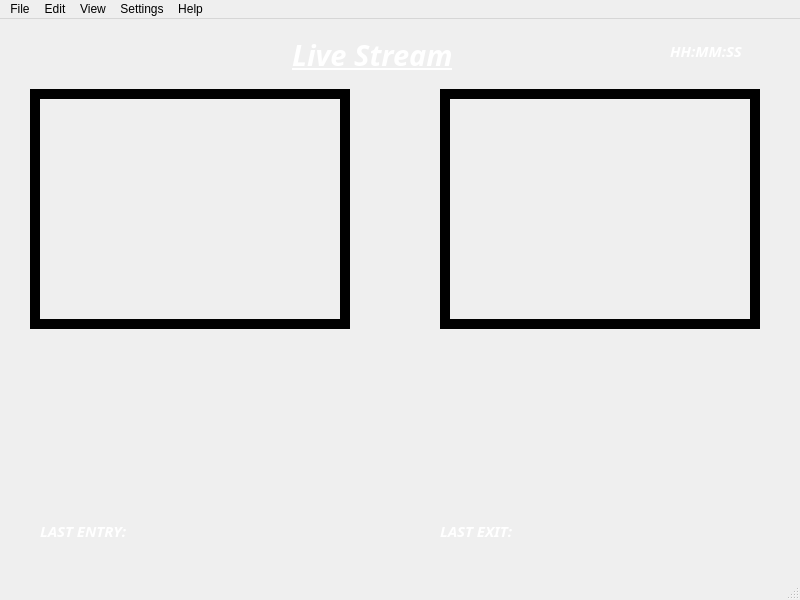
<?xml version="1.0" encoding="UTF-8"?>
<ui version="4.0">
 <class>MainWindow</class>
 <widget class="QMainWindow" name="MainWindow">
  <property name="geometry">
   <rect>
    <x>0</x>
    <y>0</y>
    <width>800</width>
    <height>600</height>
   </rect>
  </property>
  <property name="maximumSize">
   <size>
    <width>800</width>
    <height>600</height>
   </size>
  </property>
  <property name="windowTitle">
   <string>Autologging Attendance System</string>
  </property>
  <property name="windowIcon">
   <iconset>
    <normaloff>:/newPrefix/Downloads/index.jpeg</normaloff>:/newPrefix/Downloads/index.jpeg</iconset>
  </property>
  <property name="windowOpacity">
   <double>37.000000000000000</double>
  </property>
  <property name="styleSheet">
   <string notr="true">background-image: url(:/pics/pics/bg10.jpg);</string>
  </property>
  <widget class="QWidget" name="centralwidget">
   <widget class="QLabel" name="ExitStream">
    <property name="geometry">
     <rect>
      <x>440</x>
      <y>70</y>
      <width>320</width>
      <height>240</height>
     </rect>
    </property>
    <property name="font">
     <font>
      <family>Purisa</family>
      <pointsize>11</pointsize>
      <weight>50</weight>
      <italic>true</italic>
      <bold>false</bold>
     </font>
    </property>
    <property name="statusTip">
     <string>Live Stream Exit Video</string>
    </property>
    <property name="frameShape">
     <enum>QFrame::Box</enum>
    </property>
    <property name="frameShadow">
     <enum>QFrame::Plain</enum>
    </property>
    <property name="lineWidth">
     <number>10</number>
    </property>
    <property name="text">
     <string/>
    </property>
    <property name="pixmap">
     <pixmap resource="myResources.qrc">:/pics/pics/c1.jpg</pixmap>
    </property>
    <property name="scaledContents">
     <bool>true</bool>
    </property>
   </widget>
   <widget class="QLabel" name="EntryImage">
    <property name="geometry">
     <rect>
      <x>25</x>
      <y>330</y>
      <width>150</width>
      <height>150</height>
     </rect>
    </property>
    <property name="font">
     <font>
      <family>Purisa</family>
      <pointsize>11</pointsize>
      <weight>50</weight>
      <italic>true</italic>
      <bold>false</bold>
     </font>
    </property>
    <property name="statusTip">
     <string>Detection at the Entrance</string>
    </property>
    <property name="styleSheet">
     <string notr="true"/>
    </property>
    <property name="text">
     <string/>
    </property>
    <property name="pixmap">
     <pixmap resource="myResources.qrc">:/pics/pics/unknown.jpg</pixmap>
    </property>
    <property name="scaledContents">
     <bool>true</bool>
    </property>
   </widget>
   <widget class="QLabel" name="ExitImage">
    <property name="geometry">
     <rect>
      <x>420</x>
      <y>320</y>
      <width>150</width>
      <height>150</height>
     </rect>
    </property>
    <property name="font">
     <font>
      <family>Purisa</family>
      <pointsize>11</pointsize>
      <weight>50</weight>
      <italic>true</italic>
      <bold>false</bold>
     </font>
    </property>
    <property name="statusTip">
     <string>Detection at the Exit</string>
    </property>
    <property name="styleSheet">
     <string notr="true">image: url(:/pics/none.png);</string>
    </property>
    <property name="text">
     <string/>
    </property>
    <property name="pixmap">
     <pixmap resource="myResources.qrc">:/pics/pics/unknown.jpg</pixmap>
    </property>
    <property name="scaledContents">
     <bool>true</bool>
    </property>
   </widget>
   <widget class="QLabel" name="label_6">
    <property name="geometry">
     <rect>
      <x>40</x>
      <y>500</y>
      <width>121</width>
      <height>24</height>
     </rect>
    </property>
    <property name="font">
     <font>
      <family>Purisa</family>
      <pointsize>11</pointsize>
      <weight>75</weight>
      <italic>true</italic>
      <bold>true</bold>
     </font>
    </property>
    <property name="styleSheet">
     <string notr="true">color: rgb(255, 255, 255);
border-image: url(:/pics/pics/fg1.jpg);</string>
    </property>
    <property name="text">
     <string>&lt;html&gt;&lt;head/&gt;&lt;body&gt;&lt;p&gt;&lt;span style=&quot; font-size:11pt; font-weight:600; color:#ffffff;&quot;&gt;LAST ENTRY:&lt;/span&gt;&lt;/p&gt;&lt;/body&gt;&lt;/html&gt;</string>
    </property>
   </widget>
   <widget class="QLabel" name="label_7">
    <property name="geometry">
     <rect>
      <x>440</x>
      <y>500</y>
      <width>111</width>
      <height>24</height>
     </rect>
    </property>
    <property name="font">
     <font>
      <family>Purisa</family>
      <pointsize>11</pointsize>
      <weight>75</weight>
      <italic>true</italic>
      <bold>true</bold>
     </font>
    </property>
    <property name="styleSheet">
     <string notr="true">color: rgb(255, 255, 255);
border-image: url(:/pics/pics/fg1.jpg);</string>
    </property>
    <property name="text">
     <string>&lt;html&gt;&lt;head/&gt;&lt;body&gt;&lt;p&gt;&lt;span style=&quot; font-size:11pt; font-weight:600; color:#ffffff;&quot;&gt;LAST EXIT:&lt;/span&gt;&lt;/p&gt;&lt;/body&gt;&lt;/html&gt;</string>
    </property>
   </widget>
   <widget class="QLabel" name="LastEntry">
    <property name="geometry">
     <rect>
      <x>161</x>
      <y>500</y>
      <width>240</width>
      <height>24</height>
     </rect>
    </property>
    <property name="font">
     <font>
      <family>Purisa</family>
      <pointsize>11</pointsize>
      <weight>75</weight>
      <italic>true</italic>
      <bold>true</bold>
     </font>
    </property>
    <property name="statusTip">
     <string>Last entry</string>
    </property>
    <property name="styleSheet">
     <string notr="true">color: rgb(255, 255, 255);
border-image: url(:/pics/pics/fg1.jpg);</string>
    </property>
    <property name="text">
     <string>&lt;html&gt;&lt;head/&gt;&lt;body&gt;&lt;p&gt;&lt;br/&gt;&lt;/p&gt;&lt;/body&gt;&lt;/html&gt;</string>
    </property>
   </widget>
   <widget class="QLabel" name="LastExit">
    <property name="geometry">
     <rect>
      <x>551</x>
      <y>500</y>
      <width>240</width>
      <height>24</height>
     </rect>
    </property>
    <property name="font">
     <font>
      <family>Purisa</family>
      <pointsize>11</pointsize>
      <weight>75</weight>
      <italic>true</italic>
      <bold>true</bold>
     </font>
    </property>
    <property name="statusTip">
     <string>Last exit</string>
    </property>
    <property name="styleSheet">
     <string notr="true">color: rgb(255, 255, 255);
border-image: url(:/pics/pics/fg1.jpg);</string>
    </property>
    <property name="text">
     <string>&lt;html&gt;&lt;head/&gt;&lt;body&gt;&lt;p&gt;&lt;br/&gt;&lt;/p&gt;&lt;/body&gt;&lt;/html&gt;</string>
    </property>
   </widget>
   <widget class="QLabel" name="EntryID">
    <property name="geometry">
     <rect>
      <x>180</x>
      <y>380</y>
      <width>200</width>
      <height>24</height>
     </rect>
    </property>
    <property name="font">
     <font>
      <family>Purisa</family>
      <pointsize>11</pointsize>
      <weight>75</weight>
      <italic>true</italic>
      <bold>true</bold>
     </font>
    </property>
    <property name="focusPolicy">
     <enum>Qt::NoFocus</enum>
    </property>
    <property name="statusTip">
     <string>Entry ID</string>
    </property>
    <property name="autoFillBackground">
     <bool>false</bool>
    </property>
    <property name="styleSheet">
     <string notr="true">color: rgb(255, 255, 255);
border-image: url(:/pics/pics/fg1.jpg);</string>
    </property>
    <property name="text">
     <string>&lt;html&gt;&lt;head/&gt;&lt;body&gt;&lt;p&gt;&lt;br/&gt;&lt;/p&gt;&lt;/body&gt;&lt;/html&gt;</string>
    </property>
    <property name="textInteractionFlags">
     <set>Qt::NoTextInteraction</set>
    </property>
   </widget>
   <widget class="QLabel" name="EntryTime">
    <property name="geometry">
     <rect>
      <x>180</x>
      <y>420</y>
      <width>200</width>
      <height>24</height>
     </rect>
    </property>
    <property name="font">
     <font>
      <family>Purisa</family>
      <pointsize>11</pointsize>
      <weight>75</weight>
      <italic>true</italic>
      <bold>true</bold>
     </font>
    </property>
    <property name="statusTip">
     <string>Entry Time (HH:MM:SS)</string>
    </property>
    <property name="styleSheet">
     <string notr="true">color: rgb(255, 255, 255);
border-image: url(:/pics/pics/fg1.jpg);</string>
    </property>
    <property name="text">
     <string>&lt;html&gt;&lt;head/&gt;&lt;body&gt;&lt;p&gt;&lt;br/&gt;&lt;/p&gt;&lt;/body&gt;&lt;/html&gt;</string>
    </property>
   </widget>
   <widget class="QLabel" name="ExitName">
    <property name="geometry">
     <rect>
      <x>585</x>
      <y>340</y>
      <width>200</width>
      <height>24</height>
     </rect>
    </property>
    <property name="font">
     <font>
      <family>Purisa</family>
      <pointsize>11</pointsize>
      <weight>75</weight>
      <italic>true</italic>
      <bold>true</bold>
     </font>
    </property>
    <property name="statusTip">
     <string>Exit Name</string>
    </property>
    <property name="styleSheet">
     <string notr="true">color: rgb(255, 255, 255);
border-image: url(:/pics/pics/fg1.jpg);</string>
    </property>
    <property name="text">
     <string>&lt;html&gt;&lt;head/&gt;&lt;body&gt;&lt;p&gt;&lt;br/&gt;&lt;/p&gt;&lt;/body&gt;&lt;/html&gt;</string>
    </property>
   </widget>
   <widget class="QLabel" name="ExitID">
    <property name="geometry">
     <rect>
      <x>585</x>
      <y>380</y>
      <width>200</width>
      <height>24</height>
     </rect>
    </property>
    <property name="font">
     <font>
      <family>Purisa</family>
      <pointsize>11</pointsize>
      <weight>75</weight>
      <italic>true</italic>
      <bold>true</bold>
     </font>
    </property>
    <property name="statusTip">
     <string>Exit ID</string>
    </property>
    <property name="styleSheet">
     <string notr="true">color: rgb(255, 255, 255);
border-image: url(:/pics/pics/fg1.jpg);</string>
    </property>
    <property name="text">
     <string>&lt;html&gt;&lt;head/&gt;&lt;body&gt;&lt;p&gt;&lt;br/&gt;&lt;/p&gt;&lt;/body&gt;&lt;/html&gt;</string>
    </property>
   </widget>
   <widget class="QLabel" name="ExitTime">
    <property name="geometry">
     <rect>
      <x>585</x>
      <y>420</y>
      <width>200</width>
      <height>24</height>
     </rect>
    </property>
    <property name="font">
     <font>
      <family>Purisa</family>
      <pointsize>11</pointsize>
      <weight>75</weight>
      <italic>true</italic>
      <bold>true</bold>
     </font>
    </property>
    <property name="statusTip">
     <string>Exit Time (HH:MM:SS)</string>
    </property>
    <property name="styleSheet">
     <string notr="true">color: rgb(255, 255, 255);
border-image: url(:/pics/pics/fg1.jpg);</string>
    </property>
    <property name="text">
     <string>&lt;html&gt;&lt;head/&gt;&lt;body&gt;&lt;p&gt;&lt;br/&gt;&lt;/p&gt;&lt;/body&gt;&lt;/html&gt;</string>
    </property>
   </widget>
   <widget class="QLabel" name="EntryStream">
    <property name="geometry">
     <rect>
      <x>30</x>
      <y>70</y>
      <width>320</width>
      <height>240</height>
     </rect>
    </property>
    <property name="font">
     <font>
      <family>Purisa</family>
      <pointsize>11</pointsize>
      <weight>50</weight>
      <italic>true</italic>
      <bold>false</bold>
     </font>
    </property>
    <property name="statusTip">
     <string>Live Stream Entry Video</string>
    </property>
    <property name="styleSheet">
     <string notr="true">background-image: url(:/pics/bg1.jpeg);</string>
    </property>
    <property name="frameShape">
     <enum>QFrame::Box</enum>
    </property>
    <property name="frameShadow">
     <enum>QFrame::Plain</enum>
    </property>
    <property name="lineWidth">
     <number>10</number>
    </property>
    <property name="midLineWidth">
     <number>7</number>
    </property>
    <property name="text">
     <string/>
    </property>
    <property name="pixmap">
     <pixmap resource="myResources.qrc">:/pics/pics/c1.jpg</pixmap>
    </property>
    <property name="scaledContents">
     <bool>true</bool>
    </property>
   </widget>
   <widget class="QLabel" name="Time">
    <property name="geometry">
     <rect>
      <x>650</x>
      <y>20</y>
      <width>112</width>
      <height>24</height>
     </rect>
    </property>
    <property name="font">
     <font>
      <family>Purisa</family>
      <pointsize>11</pointsize>
      <weight>75</weight>
      <italic>true</italic>
      <bold>true</bold>
     </font>
    </property>
    <property name="statusTip">
     <string>Current Time</string>
    </property>
    <property name="styleSheet">
     <string notr="true">color: rgb(255, 255, 255);
border-image: url(:/pics/pics/fg1.jpg);</string>
    </property>
    <property name="text">
     <string>&lt;html&gt;&lt;head/&gt;&lt;body&gt;&lt;p align=&quot;center&quot;&gt;&lt;span style=&quot; font-weight:600; color:#ffffff;&quot;&gt;HH:MM:SS&lt;/span&gt;&lt;/p&gt;&lt;/body&gt;&lt;/html&gt;</string>
    </property>
   </widget>
   <widget class="QLabel" name="label">
    <property name="geometry">
     <rect>
      <x>290</x>
      <y>10</y>
      <width>221</width>
      <height>51</height>
     </rect>
    </property>
    <property name="font">
     <font>
      <family>Purisa</family>
      <pointsize>22</pointsize>
      <weight>75</weight>
      <italic>true</italic>
      <bold>true</bold>
      <underline>true</underline>
      <strikeout>false</strikeout>
      <stylestrategy>PreferDefault</stylestrategy>
     </font>
    </property>
    <property name="styleSheet">
     <string notr="true">color: rgb(255, 255, 255);
border-image: url(:/pics/pics/fg1.jpg);</string>
    </property>
    <property name="frameShape">
     <enum>QFrame::NoFrame</enum>
    </property>
    <property name="frameShadow">
     <enum>QFrame::Plain</enum>
    </property>
    <property name="lineWidth">
     <number>1</number>
    </property>
    <property name="midLineWidth">
     <number>0</number>
    </property>
    <property name="text">
     <string>Live Stream</string>
    </property>
    <property name="textFormat">
     <enum>Qt::AutoText</enum>
    </property>
    <property name="scaledContents">
     <bool>false</bool>
    </property>
    <property name="margin">
     <number>3</number>
    </property>
    <property name="indent">
     <number>2</number>
    </property>
   </widget>
   <widget class="QLabel" name="ExitName_2">
    <property name="geometry">
     <rect>
      <x>180</x>
      <y>340</y>
      <width>200</width>
      <height>24</height>
     </rect>
    </property>
    <property name="font">
     <font>
      <family>Purisa</family>
      <pointsize>11</pointsize>
      <weight>75</weight>
      <italic>true</italic>
      <bold>true</bold>
     </font>
    </property>
    <property name="statusTip">
     <string>Exit Name</string>
    </property>
    <property name="styleSheet">
     <string notr="true">color: rgb(255, 255, 255);
border-image: url(:/pics/pics/fg1.jpg);</string>
    </property>
    <property name="text">
     <string>&lt;html&gt;&lt;head/&gt;&lt;body&gt;&lt;p&gt;&lt;br/&gt;&lt;/p&gt;&lt;/body&gt;&lt;/html&gt;</string>
    </property>
   </widget>
  </widget>
  <widget class="QMenuBar" name="menubar">
   <property name="geometry">
    <rect>
     <x>0</x>
     <y>0</y>
     <width>800</width>
     <height>25</height>
    </rect>
   </property>
   <property name="statusTip">
    <string>Menubar</string>
   </property>
   <widget class="QMenu" name="menuFile">
    <property name="title">
     <string>File</string>
    </property>
    <addaction name="actionOpen_Worksheet"/>
    <addaction name="actionMinimize_Maximize"/>
    <addaction name="actionClose"/>
   </widget>
   <widget class="QMenu" name="menuEdit">
    <property name="title">
     <string>Edit</string>
    </property>
    <widget class="QMenu" name="menuEnable_Worksheet_Editing">
     <property name="title">
      <string>Enable Worksheet Editing</string>
     </property>
     <addaction name="actionLogin"/>
     <addaction name="actionLogout"/>
    </widget>
    <addaction name="actionAdd_Create_Database"/>
    <addaction name="menuEnable_Worksheet_Editing"/>
   </widget>
   <widget class="QMenu" name="menuView">
    <property name="title">
     <string>View</string>
    </property>
    <addaction name="actionEntry_Live_Stream"/>
    <addaction name="actionExit_Live_Stream"/>
    <addaction name="actionEntry_data"/>
    <addaction name="actionExit_Data"/>
   </widget>
   <widget class="QMenu" name="menuSettings">
    <property name="title">
     <string>Settings</string>
    </property>
    <addaction name="actionAppearance"/>
    <addaction name="actionAdditional_Fonts"/>
   </widget>
   <widget class="QMenu" name="menuHelp">
    <property name="title">
     <string>Help</string>
    </property>
    <addaction name="actionAbout_Eyantra"/>
    <addaction name="actionAbout_Attendance_System"/>
    <addaction name="actionCopyright"/>
   </widget>
   <addaction name="menuFile"/>
   <addaction name="menuEdit"/>
   <addaction name="menuView"/>
   <addaction name="menuSettings"/>
   <addaction name="menuHelp"/>
  </widget>
  <widget class="QStatusBar" name="statusbar">
   <property name="statusTip">
    <string>Status Bar</string>
   </property>
   <property name="autoFillBackground">
    <bool>false</bool>
   </property>
   <property name="styleSheet">
    <string notr="true">font: 75 bold 12pt &quot;Purisa&quot;;
color: rgb(255, 255, 255);</string>
   </property>
  </widget>
  <action name="actionOpen_Worksheet">
   <property name="text">
    <string>Open Worksheet</string>
   </property>
  </action>
  <action name="actionMinimize_Maximize">
   <property name="text">
    <string>Minimize/Maximize</string>
   </property>
  </action>
  <action name="actionClose">
   <property name="text">
    <string>Close</string>
   </property>
  </action>
  <action name="actionEnable_Entry_Live_Stream">
   <property name="text">
    <string>Enable Entry Live Stream</string>
   </property>
  </action>
  <action name="actionEnable_Exit_Livestream">
   <property name="text">
    <string>Enable Exit Livestream</string>
   </property>
  </action>
  <action name="actionAdd_Create_Database">
   <property name="text">
    <string>Add/Create Database</string>
   </property>
  </action>
  <action name="actionLogin">
   <property name="text">
    <string>Login</string>
   </property>
  </action>
  <action name="actionEntry_Live_Stream">
   <property name="text">
    <string>Entry Live Stream</string>
   </property>
  </action>
  <action name="actionExit_Live_Stream">
   <property name="text">
    <string>Exit Live Stream</string>
   </property>
  </action>
  <action name="actionEntry_data">
   <property name="text">
    <string>Entry data</string>
   </property>
  </action>
  <action name="actionExit_Data">
   <property name="text">
    <string>Exit Data</string>
   </property>
  </action>
  <action name="actionAppearance">
   <property name="text">
    <string>Appearance</string>
   </property>
  </action>
  <action name="actionAdditional_Fonts">
   <property name="text">
    <string>Additional Fonts</string>
   </property>
  </action>
  <action name="actionAbout_Eyantra">
   <property name="text">
    <string>About Eyantra</string>
   </property>
  </action>
  <action name="actionAbout_Attendance_System">
   <property name="text">
    <string>About Attendance System</string>
   </property>
  </action>
  <action name="actionCopyright">
   <property name="text">
    <string>Copyright</string>
   </property>
  </action>
  <action name="actionLogout">
   <property name="text">
    <string>Logout</string>
   </property>
  </action>
 </widget>
 <resources>
  <include location="myResources.qrc"/>
 </resources>
 <connections/>
</ui>
